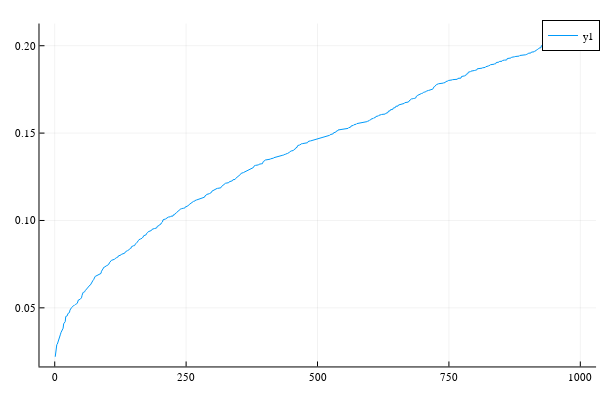

Notebook code cell kept with this figure:
### Code cell
plot(sort(get_J_max(J)))
#plot!(sort(get_J_max(J_random)))

### Figure 1 — Plotly figure (JSON) as saved in the notebook; plotly's stock layout.template omitted (floating-point values rounded to 4 significant figures; data arrays with more than 128 entries replaced by an {"elided": "..."} marker saying what was removed)
{"data": [{"colorbar": {"title": ""}, "legendgroup": "y1", "line": {"color": "rgba(0, 154, 250, 1.000)", "dash": "solid", "shape": "linear", "width": 1}, "mode": "lines", "name": "y1", "showlegend": true, "type": "scatter", "x": {"elided": "1000 int values"}, "xaxis": "x", "y": {"elided": "1000 float values"}, "yaxis": "y", "zmax": null, "zmin": null}], "layout": {"annotations": [], "height": 400, "legend": {"bgcolor": "rgba(255, 255, 255, 1.000)", "bordercolor": "rgba(0, 0, 0, 1.000)", "borderwidth": 1, "font": {"color": "rgba(0, 0, 0, 1.000)", "family": "sans-serif", "size": 11}, "title": {"font": {"color": "rgba(0, 0, 0, 1.000)", "family": "sans-serif", "size": 15}, "text": ""}, "tracegroupgap": 0, "traceorder": "normal", "x": 1, "xanchor": "auto", "y": 1, "yanchor": "auto"}, "margin": {"b": 20, "l": 0, "r": 0, "t": 20}, "paper_bgcolor": "rgba(255, 255, 255, 1.000)", "plot_bgcolor": "rgba(255, 255, 255, 1.000)", "showlegend": true, "width": 600, "xaxis": {"anchor": "y", "domain": [0.06582, 0.9934], "gridcolor": "rgba(0, 0, 0, 0.100)", "gridwidth": 0.5, "linecolor": "rgba(0, 0, 0, 1.000)", "mirror": false, "range": [-28.97, 1030.0], "showgrid": true, "showline": true, "showticklabels": true, "tickangle": 0, "tickcolor": "rgb(0, 0, 0)", "tickfont": {"color": "rgba(0, 0, 0, 1.000)", "family": "sans-serif", "size": 11}, "tickmode": "array", "ticks": "inside", "ticktext": ["0", "250", "500", "750", "1000"], "tickvals": [0, 250, 500, 750, 1000], "title": "", "titlefont": {"color": "rgba(0, 0, 0, 1.000)", "family": "sans-serif", "size": 15}, "type": "-", "visible": true, "zeroline": false, "zerolinecolor": "rgba(0, 0, 0, 1.000)"}, "yaxis": {"anchor": "x", "domain": [0.03762, 0.9902], "gridcolor": "rgba(0, 0, 0, 0.100)", "gridwidth": 0.5, "linecolor": "rgba(0, 0, 0, 1.000)", "mirror": false, "range": [0.01646, 0.2127], "showgrid": true, "showline": true, "showticklabels": true, "tickangle": 0, "tickcolor": "rgb(0, 0, 0)", "tickfont": {"color": "rgba(0, 0, 0, 1.000)", "family": "sans-serif", "size": 11}, "tickmode": "array", "ticks": "inside", "ticktext": ["0.05", "0.10", "0.15", "0.20"], "tickvals": [0.05, 0.1, 0.15, 0.2], "title": "", "titlefont": {"color": "rgba(0, 0, 0, 1.000)", "family": "sans-serif", "size": 15}, "type": "-", "visible": true, "zeroline": false, "zerolinecolor": "rgba(0, 0, 0, 1.000)"}}}
